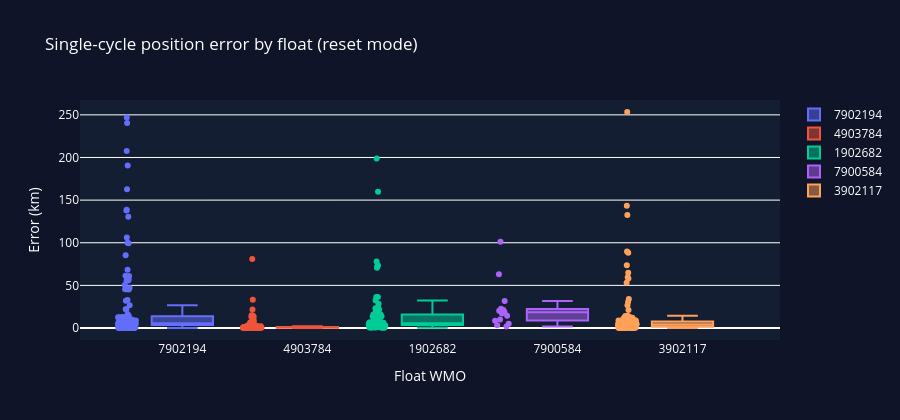
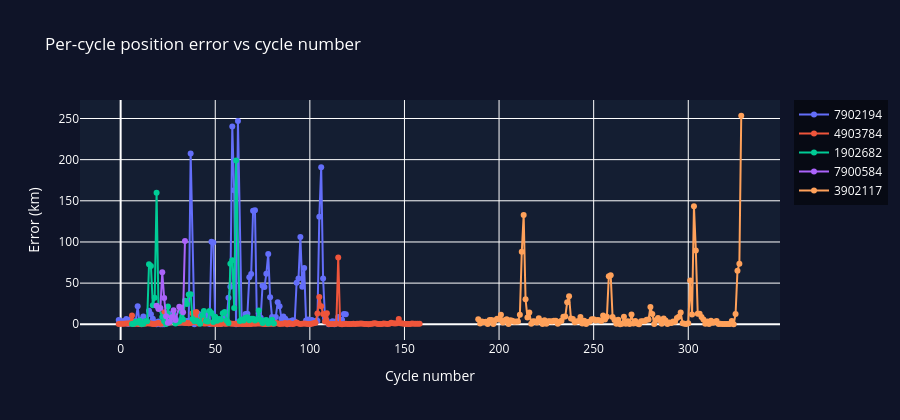

Here is the notebook cell these charts were saved with, in order:
### Code cell
# ── Cell 7: Visualisation ─────────────────────────────────────────────────────
import plotly.graph_objects as go
from plotly.subplots import make_subplots

wmos_done = [w for w in WMOS_TO_ANALYZE if w in all_results and all_results[w]]

# ── 1. Box plot: error distribution per float ─────────────────────────────────
fig1 = go.Figure()
for wmo in wmos_done:
    errs = [r["error_km"] for r in all_results[wmo]]
    fig1.add_trace(go.Box(
        y=errs, name=str(wmo),
        boxpoints="all", jitter=0.3, pointpos=-1.8,
        hovertemplate="Error: %{y:.2f} km<extra>WMO " + str(wmo) + "</extra>",
    ))
fig1.update_layout(
    title="Single-cycle position error by float (reset mode)",
    yaxis_title="Error (km)",
    xaxis_title="Float WMO",
    paper_bgcolor="rgb(15,20,40)", font_color="white", plot_bgcolor="rgb(20,30,50)",
    height=420,
)
fig1.show()

# ── 2. Per-cycle error vs cycle index ─────────────────────────────────────────
fig2 = go.Figure()
for wmo in wmos_done:
    rows = all_results[wmo]
    fig2.add_trace(go.Scatter(
        x=[r["cycle"] for r in rows],
        y=[r["error_km"] for r in rows],
        mode="lines+markers", name=str(wmo),
        hovertemplate="Cycle %{x} — %{y:.2f} km<extra>WMO " + str(wmo) + "</extra>",
    ))
fig2.update_layout(
    title="Per-cycle position error vs cycle number",
    xaxis_title="Cycle number",
    yaxis_title="Error (km)",
    paper_bgcolor="rgb(15,20,40)", font_color="white", plot_bgcolor="rgb(20,30,50)",
    legend=dict(bgcolor="rgba(0,0,0,0.5)"),
    height=420,
)
fig2.show()

# ── 3. Summary table ──────────────────────────────────────────────────────────
rows = []
for wmo in wmos_done:
    errs = [r["error_km"] for r in all_results[wmo]]
    rows.append({
        "WMO": wmo,
        "N cycles": len(errs),
        "Mean (km)": round(np.mean(errs), 2),
        "Median (km)": round(np.median(errs), 2),
        "P90 (km)": round(np.percentile(errs, 90), 2),
        "Max (km)": round(np.max(errs), 2),
    })
print(pd.DataFrame(rows).to_string(index=False))

### Figure 1 — Plotly figure (JSON) as saved in the notebook; plotly's stock layout.template omitted (floating-point values rounded to 4 significant figures; data arrays with more than 128 entries replaced by an {"elided": "..."} marker saying what was removed)
{"data": [{"boxpoints": "all", "hovertemplate": "Error: %{y:.2f} km<extra>WMO 7902194</extra>", "jitter": 0.3, "name": "7902194", "pointpos": -1.8, "y": [5.284, 2.086, 3.716, 4.087, 6.315, 0.2891, 5.832, 2.116, 3.131, 4.014, 21.9, 0.4283, 5.558, 9.595, 2.428, 1.871, 16.4, 12.33, 6.679, 2.396, 0.1361, 3.31, 0.03792, 0.1371, 0.08375, 5.249, 2.358, 12.39, 11.63, 6.983, 6.889, 2.072, 2.186, 4.984, 4.074, 3.911, 3.953, 4.214, 207.6, 0.1184, 12.2, 12.73, 2.511, 2.141, 14.14, 12.8, 6.308, 0.4898, 100.1, 99.3, 3.671, 0.2535, 3.868, 0.363, 5.825, 9.469, 4.94, 32.1, 45.56, 240.4, 162.7, 0.1136, 246.9, 3.152, 3.985, 12.59, 12.75, 57.07, 60.96, 137.8, 138.6, 5.093, 13.27, 7.915, 46.93, 45.3, 61.29, 85.32, 32.82, 8.95, 5.426, 8.94, 26.68, 21.91, 6.808, 9.598, 6.847, 3.975, 0.1973, 3.911, 4.909, 3.411, 50.51, 55.61, 106.1, 45.58, 68.42, 4.559, 5.789, 0.4693, 5.181, 4.04, 3.966, 4.215, 130.5, 190.7, 55.7, 7.581, 4.15, 0.1532, 0.2142, 3.715, 0.1633, 3.801, 8.865, 4.95, 5.377, 12.63, 12.34], "type": "box"}, {"boxpoints": "all", "hovertemplate": "Error: %{y:.2f} km<extra>WMO 4903784</extra>", "jitter": 0.3, "name": "4903784", "pointpos": -1.8, "y": {"elided": "160 float values"}, "type": "box"}, {"boxpoints": "all", "hovertemplate": "Error: %{y:.2f} km<extra>WMO 1902682</extra>", "jitter": 0.3, "name": "1902682", "pointpos": -1.8, "y": [0.4145, 0.5515, 3.034, 2.242, 4.37, 0.2062, 0.6872, 3.688, 3.783, 72.8, 70.78, 23.07, 32.21, 159.8, 19.8, 8.706, 3.829, 0.4592, 21.75, 6.77, 3.707, 11.87, 1.027, 2.723, 3.258, 15.82, 5.833, 28.56, 24.52, 36.29, 36.36, 6.517, 3.796, 4.452, 3.414, 0.6696, 11.05, 16.16, 4.128, 3.309, 16.13, 13.84, 2.876, 9.105, 4.293, 6.357, 5.895, 13.47, 14.85, 4.738, 1.497, 73.42, 77.9, 19.79, 198.8, 3.981, 5.779, 4.61, 8.007, 8.576, 4.871, 6.798, 6.713, 4.668, 6.124, 16.89, 5.08, 1.642, 4.618, 5.074, 0.9399, 2.507, 5.537, 0.9514], "type": "box"}, {"boxpoints": "all", "hovertemplate": "Error: %{y:.2f} km<extra>WMO 7900584</extra>", "jitter": 0.3, "name": "7900584", "pointpos": -1.8, "y": [22.55, 18.61, 19.74, 63.08, 31.82, 9.883, 1.91, 3.184, 8.606, 17.04, 5.102, 21.21, 20.15, 14.47, 101.2], "type": "box"}, {"boxpoints": "all", "hovertemplate": "Error: %{y:.2f} km<extra>WMO 3902117</extra>", "jitter": 0.3, "name": "3902117", "pointpos": -1.8, "y": {"elided": "140 float values"}, "type": "box"}], "layout": {"font": {"color": "white"}, "title": {"text": "Single-cycle position error by float (reset mode)"}, "yaxis": {"title": {"text": "Error (km)"}}, "xaxis": {"title": {"text": "Float WMO"}}, "paper_bgcolor": "rgb(15,20,40)", "plot_bgcolor": "rgb(20,30,50)", "height": 420}}

### Figure 2 — Plotly figure (JSON) as saved in the notebook; plotly's stock layout.template omitted (floating-point values rounded to 4 significant figures; data arrays with more than 128 entries replaced by an {"elided": "..."} marker saying what was removed)
{"data": [{"hovertemplate": "Cycle %{x} — %{y:.2f} km<extra>WMO 7902194</extra>", "mode": "lines+markers", "name": "7902194", "x": [-1, 0, 1, 2, 3, 4, 5, 6, 7, 8, 9, 10, 11, 12, 13, 14, 15, 16, 17, 18, 19, 20, 21, 22, 23, 24, 25, 26, 27, 28, 29, 30, 31, 32, 33, 34, 35, 36, 37, 39, 40, 41, 42, 43, 44, 45, 46, 47, 48, 49, 50, 51, 52, 53, 54, 55, 56, 57, 58, 59, 60, 61, 62, 64, 65, 66, 67, 68, 69, 70, 71, 72, 73, 74, 75, 76, 77, 78, 79, 80, 81, 82, 83, 84, 85, 86, 87, 88, 89, 90, 91, 92, 93, 94, 95, 96, 97, 98, 99, 100, 101, 102, 103, 104, 105, 106, 107, 108, 109, 110, 111, 112, 113, 114, 115, 116, 117, 118, 119], "y": [5.284, 2.086, 3.716, 4.087, 6.315, 0.2891, 5.832, 2.116, 3.131, 4.014, 21.9, 0.4283, 5.558, 9.595, 2.428, 1.871, 16.4, 12.33, 6.679, 2.396, 0.1361, 3.31, 0.03792, 0.1371, 0.08375, 5.249, 2.358, 12.39, 11.63, 6.983, 6.889, 2.072, 2.186, 4.984, 4.074, 3.911, 3.953, 4.214, 207.6, 0.1184, 12.2, 12.73, 2.511, 2.141, 14.14, 12.8, 6.308, 0.4898, 100.1, 99.3, 3.671, 0.2535, 3.868, 0.363, 5.825, 9.469, 4.94, 32.1, 45.56, 240.4, 162.7, 0.1136, 246.9, 3.152, 3.985, 12.59, 12.75, 57.07, 60.96, 137.8, 138.6, 5.093, 13.27, 7.915, 46.93, 45.3, 61.29, 85.32, 32.82, 8.95, 5.426, 8.94, 26.68, 21.91, 6.808, 9.598, 6.847, 3.975, 0.1973, 3.911, 4.909, 3.411, 50.51, 55.61, 106.1, 45.58, 68.42, 4.559, 5.789, 0.4693, 5.181, 4.04, 3.966, 4.215, 130.5, 190.7, 55.7, 7.581, 4.15, 0.1532, 0.2142, 3.715, 0.1633, 3.801, 8.865, 4.95, 5.377, 12.63, 12.34], "type": "scatter"}, {"hovertemplate": "Cycle %{x} — %{y:.2f} km<extra>WMO 4903784</extra>", "mode": "lines+markers", "name": "4903784", "x": {"elided": "160 int values"}, "y": {"elided": "160 float values"}, "type": "scatter"}, {"hovertemplate": "Cycle %{x} — %{y:.2f} km<extra>WMO 1902682</extra>", "mode": "lines+markers", "name": "1902682", "x": [6, 7, 8, 9, 10, 11, 12, 13, 14, 15, 16, 17, 18, 19, 20, 22, 23, 24, 25, 26, 27, 28, 29, 30, 31, 32, 33, 34, 35, 36, 37, 38, 39, 40, 41, 42, 43, 44, 45, 46, 47, 48, 49, 50, 51, 52, 53, 54, 55, 56, 57, 58, 59, 60, 61, 63, 64, 65, 66, 67, 68, 69, 70, 71, 72, 73, 74, 75, 76, 77, 78, 79, 80, 81], "y": [0.4145, 0.5515, 3.034, 2.242, 4.37, 0.2062, 0.6872, 3.688, 3.783, 72.8, 70.78, 23.07, 32.21, 159.8, 19.8, 8.706, 3.829, 0.4592, 21.75, 6.77, 3.707, 11.87, 1.027, 2.723, 3.258, 15.82, 5.833, 28.56, 24.52, 36.29, 36.36, 6.517, 3.796, 4.452, 3.414, 0.6696, 11.05, 16.16, 4.128, 3.309, 16.13, 13.84, 2.876, 9.105, 4.293, 6.357, 5.895, 13.47, 14.85, 4.738, 1.497, 73.42, 77.9, 19.79, 198.8, 3.981, 5.779, 4.61, 8.007, 8.576, 4.871, 6.798, 6.713, 4.668, 6.124, 16.89, 5.08, 1.642, 4.618, 5.074, 0.9399, 2.507, 5.537, 0.9514], "type": "scatter"}, {"hovertemplate": "Cycle %{x} — %{y:.2f} km<extra>WMO 7900584</extra>", "mode": "lines+markers", "name": "7900584", "x": [19, 20, 21, 22, 23, 24, 25, 26, 27, 28, 29, 31, 32, 33, 34], "y": [22.55, 18.61, 19.74, 63.08, 31.82, 9.883, 1.91, 3.184, 8.606, 17.04, 5.102, 21.21, 20.15, 14.47, 101.2], "type": "scatter"}, {"hovertemplate": "Cycle %{x} — %{y:.2f} km<extra>WMO 3902117</extra>", "mode": "lines+markers", "name": "3902117", "x": {"elided": "140 int values"}, "y": {"elided": "140 float values"}, "type": "scatter"}], "layout": {"font": {"color": "white"}, "legend": {"bgcolor": "rgba(0,0,0,0.5)"}, "title": {"text": "Per-cycle position error vs cycle number"}, "xaxis": {"title": {"text": "Cycle number"}}, "yaxis": {"title": {"text": "Error (km)"}}, "paper_bgcolor": "rgb(15,20,40)", "plot_bgcolor": "rgb(20,30,50)", "height": 420}}
